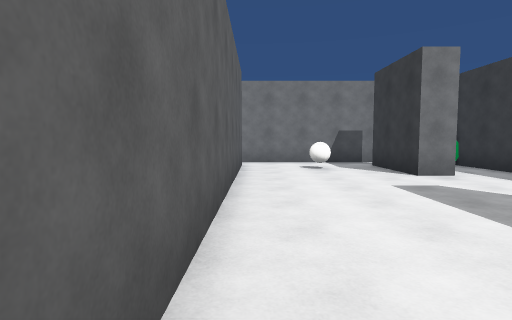
View 1 (above)

19 first-person views from a walk through a scene from a Unity 3-D project. The camera is 1.4 m above the floor, tilts 4° down and sees 80° across. The floor is counted in squares, 2 m on a side. Each view is taken from the middle of a square. On the plan, view 1 faces up. The plan holds only what a view shows up to about 10 squares ahead; the rest is blank. The player is left out. Surface patterns are stand-ins for the level's own textures.

View 2
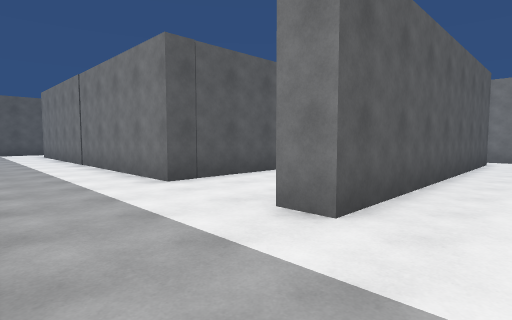

View 3
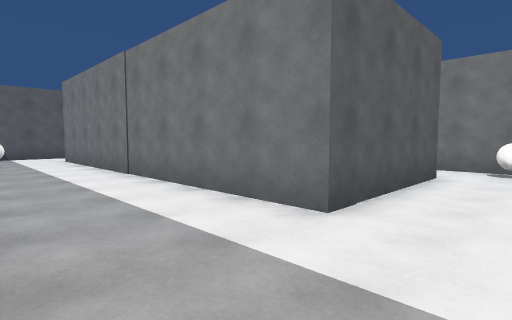

View 4
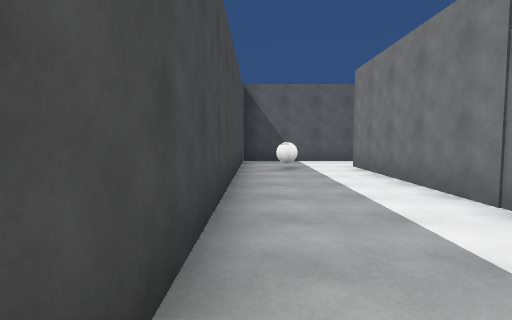

View 5
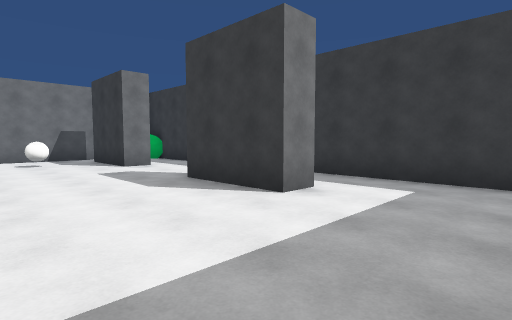

View 6
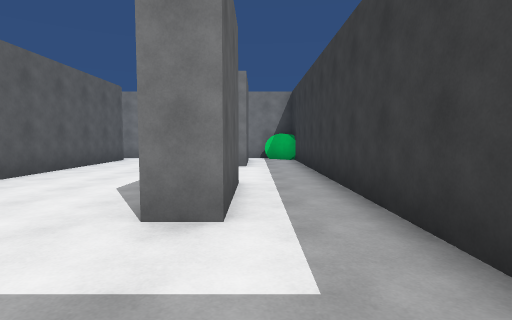

View 7
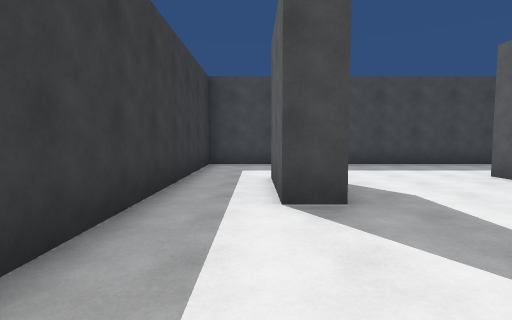

View 8
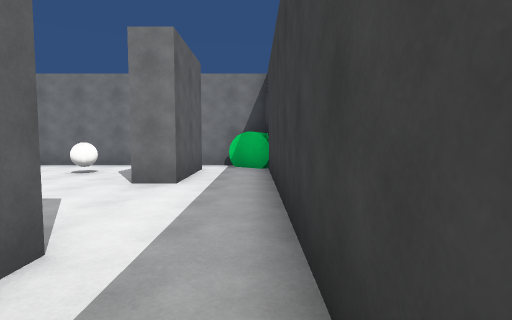

View 9
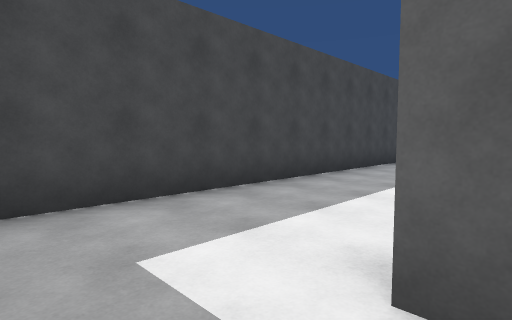

View 10
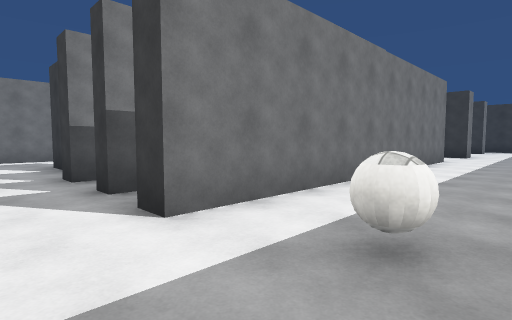

View 11
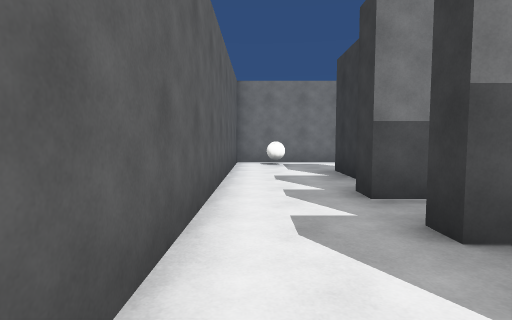

View 12
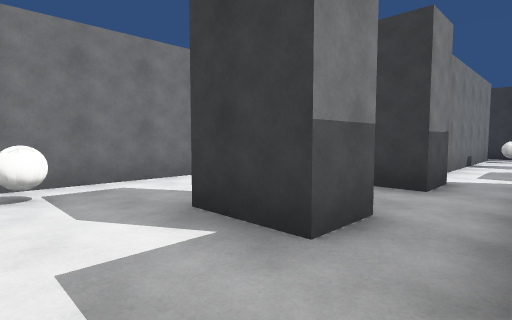

View 13
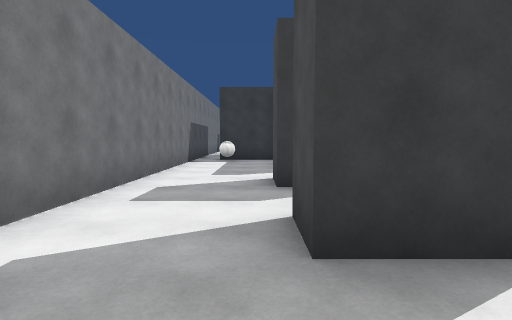

View 14
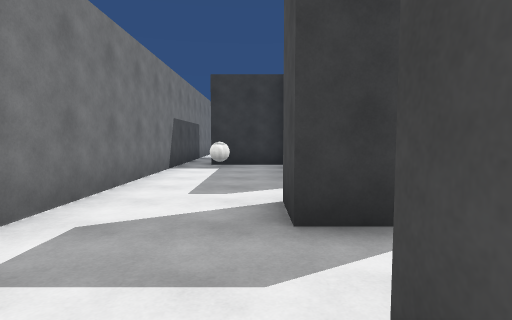

View 15
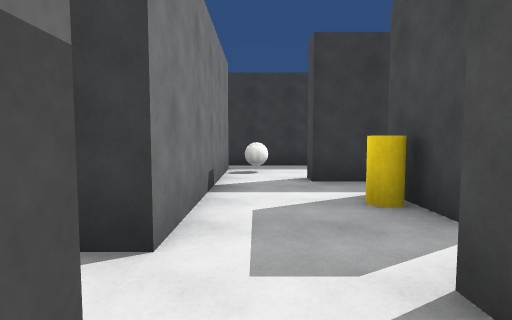

View 16
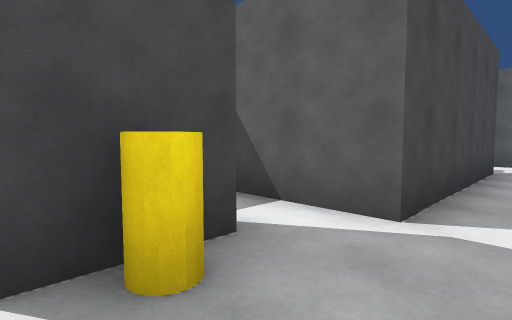

View 17
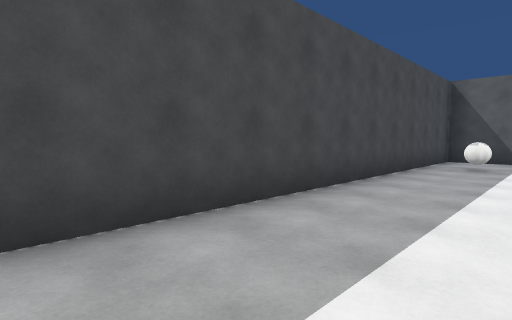

View 18
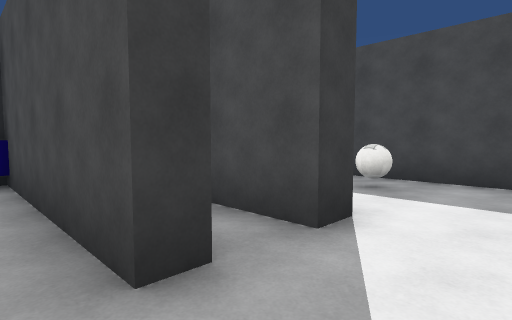

View 19
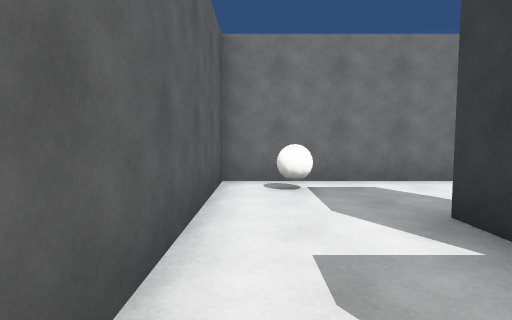

### Floor plan
Points are (right, up) in squares from view 1. A wall is a line through its corners. A room is listed if a view was taken in it or the views show most of it. See-through windows are left out.
Room 1 (views 1, 2, 3, 4, 5, 6, 7, 8, 9, 10, 11, 17)
walls: (-1.1, 3.6) (-1.1, 5.8); (-3.5, 4.1) (-3.5, 0.5) (-12.6, 0.5) (-12.6, 1); (-2, 5.6) (-3.5, 5.6); (3, 0.5) (3, 2.8) (3.7, 2.8) (3.7, 0.5) (3, 0.5); (-0.4, 8) (-0.4, 0.5) (-1.1, 0.5); (3.7, 8) (3.7, 5.6) (3, 5.6) (3, 8); (-12.2, 2) (-12.6, 2) (-12.6, 2.4); (4.6, 9) (-0.8, 9); (-14.6, 2.6) (-14.6, -2.4) (5.3, -2.4) (5.3, 8) (4.3, 8.8)
ways out: opening at (-4, 5) to room 3; opening at (-13.5, 1.5) to room 4; gap at (3, 8)
objects: ball (-12, -1); ball (-3, 5); ball (2, 7)
Room 2 (views 12, 13, 14, 15, 19)
walls: (-11.3, 5.2) (-12.3, 5.2) (-12.3, 6.7) (-11.3, 6.7); (-8.5, 5.2) (-9.6, 5.2) (-9.6, 6.7) (-8.5, 6.7); (-7.2, 5.6) (-7.2, 6.1); (-12.6, 3.5) (-12.6, 4.1) (-7.6, 4.1); (-3.8, 6.3) (-3.8, 8.3); (-2, 9) (-14.6, 9) (-14.6, 3.5)
ways out: opening at (-8, 5) to room 3; opening at (-13.5, 4) to room 4
objects: ball (-13, 8)
Room 3 (view 16)
walls: (-6.5, 3.3) (-5, 3.3); (-7.6, 4.1) (-7.6, 2); (-4, 2.8) (-4, 4.1) (-3.5, 4.1); (-3.5, 5.6) (-7.2, 5.6)
ways out: opening at (-4, 5) to room 1; opening at (-8, 5) to room 2; opening at (-7, 3); gap at (-5, 3)
objects: yellow cylinder (-6, 4)
Room 4 (view 18)
walls: (-12, 3.5) (-12.6, 3.5); (-12.6, 2.4) (-8.1, 2.4); (-14.6, 3.5) (-14.6, 2.6)
ways out: opening at (-13.5, 1.5) to room 1; opening at (-13.5, 4) to room 2

Where each view was taken, in squares from view 1:
view 1: 0 up, 0 right, facing up
view 2: 2 down, 1 right, facing up-left
view 3: 2 down, 2 left, facing up-left
view 4: 2 down, 5 left, facing left
view 5: 2 down, 0 right, facing up-right
view 6: 2 down, 4 right, facing up
view 7: 6 up, 4 right, facing down
view 8: 1 up, 5 right, facing up
view 9: 1 up, 5 right, facing down-left
view 10: 2 down, 14 left, facing up-right
view 11: 0 up, 14 left, facing up
view 12: 4 up, 14 left, facing up-right
view 13: 7 up, 14 left, facing right
view 14: 7 up, 12 left, facing right
view 15: 5 up, 9 left, facing right
view 16: 5 up, 5 left, facing down-left
view 17: 0 up, 4 left, facing down-left
view 18: 3 up, 14 left, facing down-right
view 19: 4 up, 14 left, facing up
